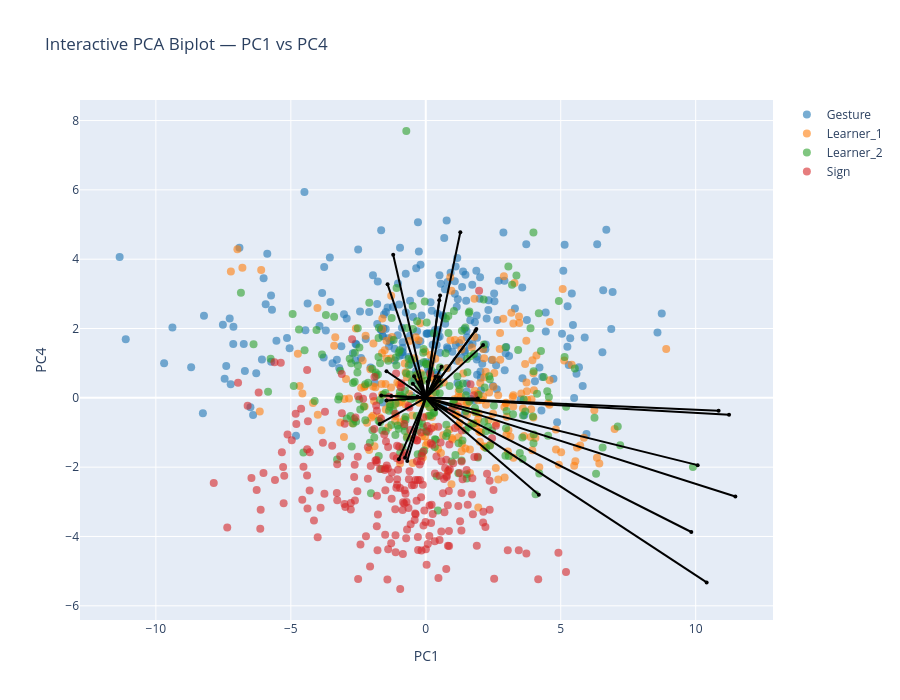

Here is the notebook cell this chart was saved with:
### Markdown cell above
### Biplot PC1-PC4

### Code cell
pcs_to_plot = [1, 4]  # PC1–PC2

sig_features_GS = (
    df_sig_vars_GS[
        (df_sig_vars_GS["sig_loading"]) &
        (df_sig_vars_GS["PC"].isin(pcs_to_plot))
    ]["feature"]
    .unique()
)

feature_names = df_clean.columns[:-1]
selected_vars = [feature_names.get_loc(f) for f in sig_features_GS if f in feature_names]

arrow_strength = (
    df_sig_vars_GS[df_sig_vars_GS["PC"].isin(pcs_to_plot)]
    .groupby("feature")["index_loading"]
    .mean()
    .to_dict()
)

interactive_PCA_biplot(
    score=x_new_GS, 
    coeff=loadings_GS, 
    labels=feature_names, 
    y=y, 
    selected_vars=selected_vars, 
    pc_x=pcs_to_plot[0], pc_y=pcs_to_plot[1],
    show_labels=False,
    le=le,
    arrow_strength=arrow_strength
)

# static plot
static_PCA_biplot(
    score=x_new_GS, 
    coeff=loadings_GS, 
    labels=feature_names, 
    y=y, 
    selected_vars=selected_vars, 
    pc_x=pcs_to_plot[0], pc_y=pcs_to_plot[1],
    show_labels=False,
    arrow_strength=arrow_strength,
    le=le,
    save_path=os.path.join(curfolder, "Plots", "PCA_GS_all_PC1_4_biplot.png")
)

### Figure 1 — Plotly figure (JSON) as saved in the notebook; plotly's stock layout.template omitted (floating-point values rounded to 4 significant figures; data arrays with more than 128 entries replaced by an {"elided": "..."} marker saying what was removed)
{"data": [{"hoverinfo": "text", "marker": {"color": "#1f77b4", "opacity": 0.6, "size": 8}, "mode": "markers", "name": "Gesture", "showlegend": true, "text": {"elided": "248 str values"}, "type": "scatter", "x": {"elided": "248 float values"}, "y": {"elided": "248 float values"}}, {"hoverinfo": "text", "marker": {"color": "#ff7f0e", "opacity": 0.6, "size": 8}, "mode": "markers", "name": "Learner_1", "showlegend": true, "text": {"elided": "244 str values"}, "type": "scatter", "x": {"elided": "244 float values"}, "y": {"elided": "244 float values"}}, {"hoverinfo": "text", "marker": {"color": "#2ca02c", "opacity": 0.6, "size": 8}, "mode": "markers", "name": "Learner_2", "showlegend": true, "text": {"elided": "240 str values"}, "type": "scatter", "x": {"elided": "240 float values"}, "y": {"elided": "240 float values"}}, {"hoverinfo": "text", "marker": {"color": "#d62728", "opacity": 0.6, "size": 8}, "mode": "markers", "name": "Sign", "showlegend": true, "text": {"elided": "239 str values"}, "type": "scatter", "x": {"elided": "239 float values"}, "y": {"elided": "239 float values"}}, {"hoverinfo": "text", "hovertext": "gross__magnitude__arm_speed_Gmean", "line": {"color": "black"}, "marker": {"size": 4}, "mode": "lines+markers", "showlegend": false, "textposition": "top center", "type": "scatter", "x": [0, 0.7524], "y": [0, -0.3306]}, {"hoverinfo": "text", "hovertext": "gross__variability__arm_speed_Gstd", "line": {"color": "black"}, "marker": {"size": 4}, "mode": "lines+markers", "showlegend": false, "textposition": "top center", "type": "scatter", "x": [0, 10.85], "y": [0, -0.374]}, {"hoverinfo": "text", "hovertext": "gross__magnitude__arm_speed_peak_mean", "line": {"color": "black"}, "marker": {"size": 4}, "mode": "lines+markers", "showlegend": false, "textposition": "top center", "type": "scatter", "x": [0, 10.07], "y": [0, -1.942]}, {"hoverinfo": "text", "hovertext": "gross__variability__arm_speed_peak_std", "line": {"color": "black"}, "marker": {"size": 4}, "mode": "lines+markers", "showlegend": false, "textposition": "top center", "type": "scatter", "x": [0, 0.5828], "y": [0, 0.8935]}, {"hoverinfo": "text", "hovertext": "gross__rhythm__arm_speed_peak_n", "line": {"color": "black"}, "marker": {"size": 4}, "mode": "lines+markers", "showlegend": false, "textposition": "top center", "type": "scatter", "x": [0, -1.415], "y": [0, 3.273]}, {"hoverinfo": "text", "hovertext": "gross__rhythm__arm_speed_peak_rate", "line": {"color": "black"}, "marker": {"size": 4}, "mode": "lines+markers", "showlegend": false, "textposition": "top center", "type": "scatter", "x": [0, -1.652], "y": [0, 0.06786]}, {"hoverinfo": "text", "hovertext": "gross__rhythm__arm_speed_mod_depth", "line": {"color": "black"}, "marker": {"size": 4}, "mode": "lines+markers", "showlegend": false, "textposition": "top center", "type": "scatter", "x": [0, 10.41], "y": [0, -5.326]}, {"hoverinfo": "text", "hovertext": "gross__magnitude__arm_acc_Gmean", "line": {"color": "black"}, "marker": {"size": 4}, "mode": "lines+markers", "showlegend": false, "textposition": "top center", "type": "scatter", "x": [0, 4.189], "y": [0, -2.797]}, {"hoverinfo": "text", "hovertext": "gross__variability__arm_acc_Gstd", "line": {"color": "black"}, "marker": {"size": 4}, "mode": "lines+markers", "showlegend": false, "textposition": "top center", "type": "scatter", "x": [0, 11.24], "y": [0, -0.4907]}, {"hoverinfo": "text", "hovertext": "gross__magnitude__arm_acc_peak_mean", "line": {"color": "black"}, "marker": {"size": 4}, "mode": "lines+markers", "showlegend": false, "textposition": "top center", "type": "scatter", "x": [0, 11.47], "y": [0, -2.847]}, {"hoverinfo": "text", "hovertext": "gross__variability__arm_acc_peak_std", "line": {"color": "black"}, "marker": {"size": 4}, "mode": "lines+markers", "showlegend": false, "textposition": "top center", "type": "scatter", "x": [0, 1.873], "y": [0, 1.982]}, {"hoverinfo": "text", "hovertext": "gross__rhythm__arm_acc_peak_n", "line": {"color": "black"}, "marker": {"size": 4}, "mode": "lines+markers", "showlegend": false, "textposition": "top center", "type": "scatter", "x": [0, -1.207], "y": [0, 4.126]}, {"hoverinfo": "text", "hovertext": "gross__rhythm__arm_acc_peak_rate", "line": {"color": "black"}, "marker": {"size": 4}, "mode": "lines+markers", "showlegend": false, "textposition": "top center", "type": "scatter", "x": [0, -1.455], "y": [0, 0.7674]}, {"hoverinfo": "text", "hovertext": "gross__rhythm__arm_acc_mod_depth", "line": {"color": "black"}, "marker": {"size": 4}, "mode": "lines+markers", "showlegend": false, "textposition": "top center", "type": "scatter", "x": [0, 9.837], "y": [0, -3.871]}, {"hoverinfo": "text", "hovertext": "gross__magnitude__arm_speed_integral", "line": {"color": "black"}, "marker": {"size": 4}, "mode": "lines+markers", "showlegend": false, "textposition": "top center", "type": "scatter", "x": [0, 1.838], "y": [0, 1.935]}, {"hoverinfo": "text", "hovertext": "gross__rhythm__arm_speed_sampen", "line": {"color": "black"}, "marker": {"size": 4}, "mode": "lines+markers", "showlegend": false, "textposition": "top center", "type": "scatter", "x": [0, -1.71], "y": [0, -0.7517]}, {"hoverinfo": "text", "hovertext": "gross__smoothness__arm_intermittency", "line": {"color": "black"}, "marker": {"size": 4}, "mode": "lines+markers", "showlegend": false, "textposition": "top center", "type": "scatter", "x": [0, 1.279], "y": [0, 4.777]}, {"hoverinfo": "text", "hovertext": "gross__smoothness__arm_sparc", "line": {"color": "black"}, "marker": {"size": 4}, "mode": "lines+markers", "showlegend": false, "textposition": "top center", "type": "scatter", "x": [0, -0.4797], "y": [0, 0.4035]}, {"hoverinfo": "text", "hovertext": "gross__rhythm__band1_band_power_totalarm", "line": {"color": "black"}, "marker": {"size": 4}, "mode": "lines+markers", "showlegend": false, "textposition": "top center", "type": "scatter", "x": [0, 1.928], "y": [0, -0.02067]}, {"hoverinfo": "text", "hovertext": "gross__rhythm__band1_centroid_totalarm", "line": {"color": "black"}, "marker": {"size": 4}, "mode": "lines+markers", "showlegend": false, "textposition": "top center", "type": "scatter", "x": [0, -0.9954], "y": [0, -1.771]}, {"hoverinfo": "text", "hovertext": "gross__rhythm__band1_entropy_totalarm", "line": {"color": "black"}, "marker": {"size": 4}, "mode": "lines+markers", "showlegend": false, "textposition": "top center", "type": "scatter", "x": [0, -0.07504], "y": [0, 0.0707]}, {"hoverinfo": "text", "hovertext": "gross__rhythm__band2_band_power_totalarm", "line": {"color": "black"}, "marker": {"size": 4}, "mode": "lines+markers", "showlegend": false, "textposition": "top center", "type": "scatter", "x": [0, -1.28], "y": [0, 0.0507]}, {"hoverinfo": "text", "hovertext": "gross__rhythm__band2_centroid_totalarm", "line": {"color": "black"}, "marker": {"size": 4}, "mode": "lines+markers", "showlegend": false, "textposition": "top center", "type": "scatter", "x": [0, -0.4334], "y": [0, 0.6248]}, {"hoverinfo": "text", "hovertext": "gross__rhythm__band2_entropy_totalarm", "line": {"color": "black"}, "marker": {"size": 4}, "mode": "lines+markers", "showlegend": false, "textposition": "top center", "type": "scatter", "x": [0, -0.2481], "y": [0, 0.452]}, {"hoverinfo": "text", "hovertext": "gross__rhythm__band3_band_power_totalarm", "line": {"color": "black"}, "marker": {"size": 4}, "mode": "lines+markers", "showlegend": false, "textposition": "top center", "type": "scatter", "x": [0, -1.457], "y": [0, -0.07965]}, {"hoverinfo": "text", "hovertext": "gross__rhythm__band3_centroid_totalarm", "line": {"color": "black"}, "marker": {"size": 4}, "mode": "lines+markers", "showlegend": false, "textposition": "top center", "type": "scatter", "x": [0, -0.7689], "y": [0, -1.726]}, {"hoverinfo": "text", "hovertext": "gross__rhythm__band3_entropy_totalarm", "line": {"color": "black"}, "marker": {"size": 4}, "mode": "lines+markers", "showlegend": false, "textposition": "top center", "type": "scatter", "x": [0, -0.6858], "y": [0, -1.819]}, {"hoverinfo": "text", "hovertext": "gross__magnitude__bbmv_arms_total", "line": {"color": "black"}, "marker": {"size": 4}, "mode": "lines+markers", "showlegend": false, "textposition": "top center", "type": "scatter", "x": [0, 2.123], "y": [0, 1.521]}, {"hoverinfo": "text", "hovertext": "gross__coordination__arm_coupling", "line": {"color": "black"}, "marker": {"size": 4}, "mode": "lines+markers", "showlegend": false, "textposition": "top center", "type": "scatter", "x": [0, 0.3718], "y": [0, -0.3307]}, {"hoverinfo": "text", "hovertext": "gross__proxdist__proximalization_index", "line": {"color": "black"}, "marker": {"size": 4}, "mode": "lines+markers", "showlegend": false, "textposition": "top center", "type": "scatter", "x": [0, -0.1338], "y": [0, 0.1719]}, {"hoverinfo": "text", "hovertext": "fine__variability__thumb_index_std", "line": {"color": "black"}, "marker": {"size": 4}, "mode": "lines+markers", "showlegend": false, "textposition": "top center", "type": "scatter", "x": [0, 0.3559], "y": [0, 0.605]}, {"hoverinfo": "text", "hovertext": "fine__variability__thumb_opposition_std", "line": {"color": "black"}, "marker": {"size": 4}, "mode": "lines+markers", "showlegend": false, "textposition": "top center", "type": "scatter", "x": [0, 0.5085], "y": [0, 0.5009]}, {"hoverinfo": "text", "hovertext": "fine__handshape__handshape_size_mean", "line": {"color": "black"}, "marker": {"size": 4}, "mode": "lines+markers", "showlegend": false, "textposition": "top center", "type": "scatter", "x": [0, 0.5296], "y": [0, 2.953]}, {"hoverinfo": "text", "hovertext": "fine__variability__handshape_size_std", "line": {"color": "black"}, "marker": {"size": 4}, "mode": "lines+markers", "showlegend": false, "textposition": "top center", "type": "scatter", "x": [0, 0.4967], "y": [0, 2.813]}, {"hoverinfo": "text", "hovertext": "fine__variability__handshape_variability", "line": {"color": "black"}, "marker": {"size": 4}, "mode": "lines+markers", "showlegend": false, "textposition": "top center", "type": "scatter", "x": [0, 0.4904], "y": [0, 0.5922]}, {"hoverinfo": "text", "hovertext": "fine__coordination__finger_independence", "line": {"color": "black"}, "marker": {"size": 4}, "mode": "lines+markers", "showlegend": false, "textposition": "top center", "type": "scatter", "x": [0, -0.3076], "y": [0, 0.03591]}, {"hoverinfo": "text", "hovertext": "fine__variability__flexion_entropy", "line": {"color": "black"}, "marker": {"size": 4}, "mode": "lines+markers", "showlegend": false, "textposition": "top center", "type": "scatter", "x": [0, -0.08622], "y": [0, -0.0291]}, {"hoverinfo": "text", "hovertext": "fine__handshape__mcp_tip_mean", "line": {"color": "black"}, "marker": {"size": 4}, "mode": "lines+markers", "showlegend": false, "textposition": "top center", "type": "scatter", "x": [0, 0.1078], "y": [0, 0.5124]}, {"hoverinfo": "text", "hovertext": "fine__variability__mcp_tip_std", "line": {"color": "black"}, "marker": {"size": 4}, "mode": "lines+markers", "showlegend": false, "textposition": "top center", "type": "scatter", "x": [0, 0.06773], "y": [0, 0.4609]}], "layout": {"height": 700, "hovermode": "closest", "title": {"text": "Interactive PCA Biplot — PC1 vs PC4"}, "width": 900, "xaxis": {"title": {"text": "PC1"}}, "yaxis": {"title": {"text": "PC4"}}}}
